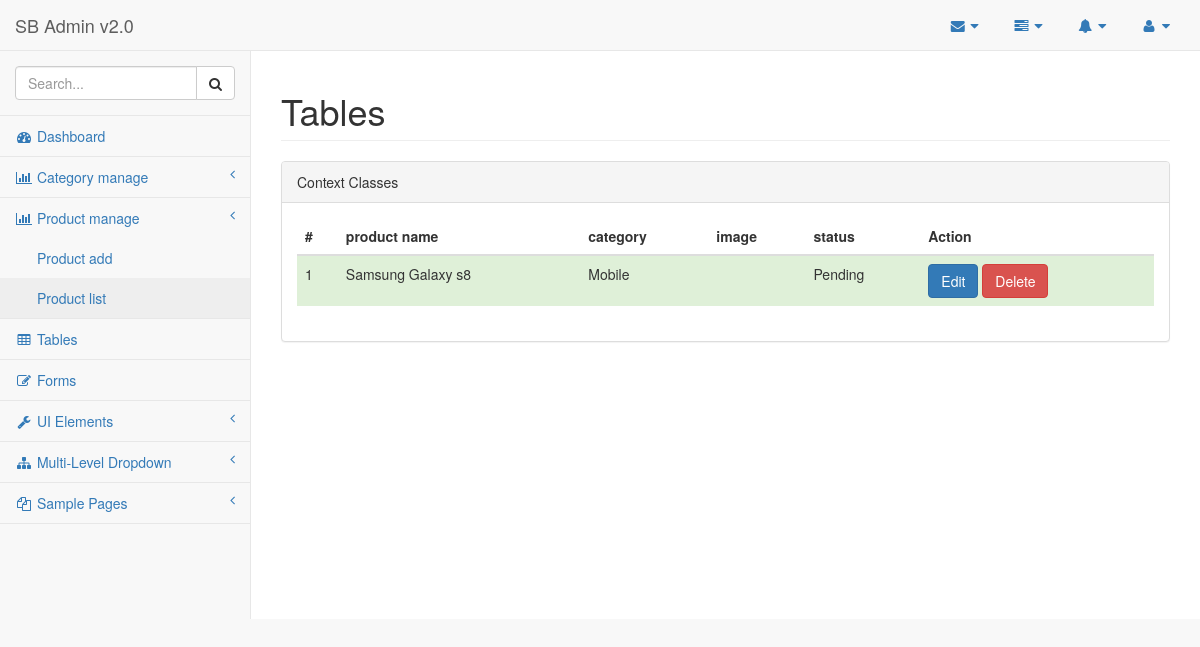
Page /backend/pages/product_list.php on the earlier database version.
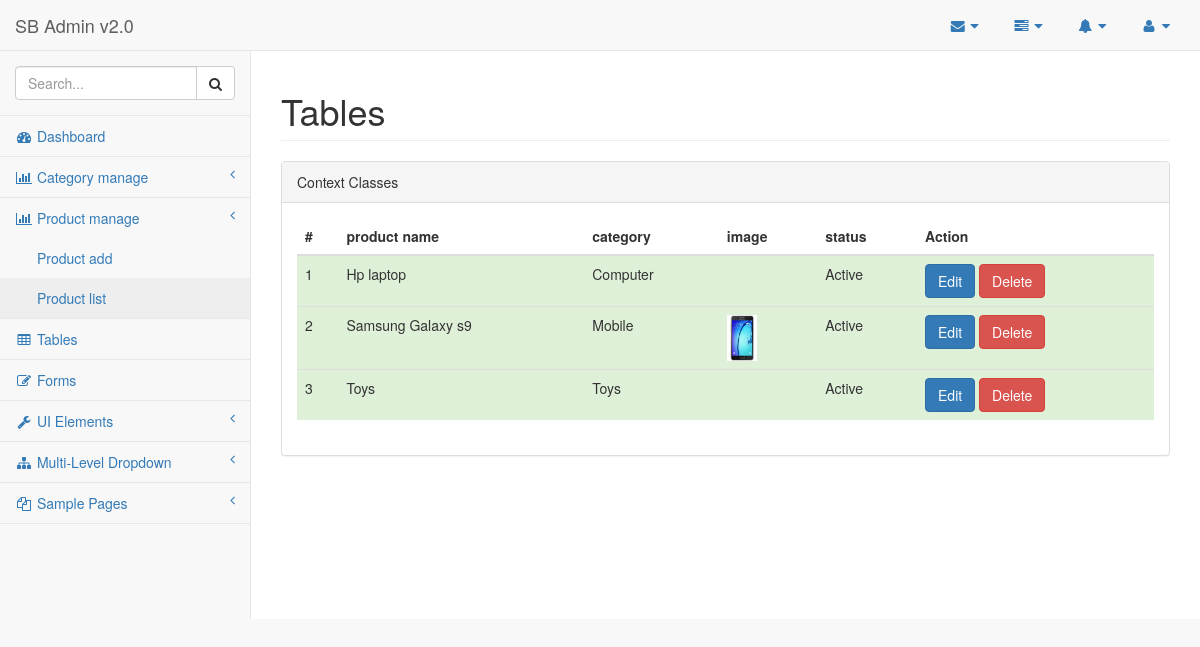
Same page on the later database version.
### tables this page shows
CREATE TABLE `products` (
  `product_id` int(11) NOT NULL,
  `product_name` varchar(50) NOT NULL,
  `product_price` decimal(10,2) NOT NULL,
  `product_image` varchar(250) NOT NULL,
  `product_details` varchar(500) NOT NULL,
  `product_category` int(11) NOT NULL,
  `product_stock_in` int(11) NOT NULL,
  `product_status` tinyint(1) NOT NULL,
  `created_at` timestamp NOT NULL DEFAULT CURRENT_TIMESTAMP,
  `updated_at` timestamp NOT NULL DEFAULT CURRENT_TIMESTAMP
);

CREATE TABLE `categories` (
  `catid` int(11) NOT NULL,
  `category_name` varchar(50) NOT NULL
);

### backend/pages/product_list.php (the view, shortened to what the changed rows need)
<?php
require('connect.php');
 ?>
<!DOCTYPE html>
<html lang="en">
<head>
    <link href="../vendor/bootstrap/css/bootstrap.min.css" rel="stylesheet">
    <link href="../vendor/metisMenu/metisMenu.min.css" rel="stylesheet">
    <link href="../vendor/datatables-plugins/dataTables.bootstrap.css" rel="stylesheet">
    <link href="../vendor/datatables-responsive/dataTables.responsive.css" rel="stylesheet">
    <link href="../dist/css/sb-admin-2.css" rel="stylesheet">
    <link href="../vendor/font-awesome/css/font-awesome.min.css" rel="stylesheet" type="text/css">
</head>
<body>
    <div id="wrapper">
        <div id="page-wrapper">
            <div class="row">
                <div class="col-lg-12">
                    <h1 class="page-header">Tables</h1>
                </div>
            </div>
            <div class="row">
                <div class="col-lg-12">
                    <div class="panel panel-default">
                        <div class="panel-body">
                            <div class="table-responsive" id="category_all">
                                <?php
                                $sql = "SELECT products.*, categories.category_name FROM `products` INNER JOIN categories ON products.product_category = categories.catid ORDER BY products.product_name";
                                $res = mysqli_query($con, $sql);
                                $nums = mysqli_num_rows($res);
                                if($nums >0)
                                {
                                    ?>
                                    <table class="table">
                                    <thead>
                                        <tr>
                                            <th>#</th>
                                            <th>product name</th>
                                            <th>category</th>
                                            <th>image</th>
                                            <th>status</th>
                                            <th>Action</th>
                                        </tr>
                                    </thead>
                                    <tbody>
                                        <?php
                                        $i = 1;
                                        while ($row = mysqli_fetch_assoc($res)) {
                                            ?>
                                             <tr class="success">
                                                <td><?php echo $i; ?></td>
                                                <td><?php echo $row['product_name']; ?></td>
                                                <td><?php echo $row['category_name']; ?></td>
                                                <td>
                                                    <img class="pro_img" src="../../<?php echo $row['product_image']; ?>" alt="">
                                                </td>
                                                <td>
                                                    <?php
                                                if($row['product_status'] ==1)
                                                {
                                                    ?>
                                                    Active
                                                    <?php
                                                }
                                                else
                                                {
                                                    ?>
                                                    Pending
                                                    <?php
                                                }
                                                 ?>
                                                </td>
                                                <td>
                                                    <a class="btn btn-primary" href="product_edit.php?pid=<?php echo $row['product_id']; ?>">Edit</a>
                                                    <a class="btn btn-danger" onclick="confirm_product_delete(<?php echo $row['product_id']; ?>)">Delete</a>
                                                </td>
                                            </tr>
                                            <?php
                                            $i++;
                                        }
                                        ?>
                                    </tbody>
                                </table>
                                    <?php
                                }
                                else
                                {
                                    echo "No record found";
                                }
                                ?>
                            </div>
                        </div>
                    </div>
                </div>
            </div>
        </div>
    </div>
</body>
</html>

Differences in the rows shown:
removed products: product_name "Samsung Galaxy s8", categories.category_name "Mobile", product_status "Pending"
added products: product_name "Hp laptop", categories.category_name "Computer", product_status "Active"
added products: product_name "Samsung Galaxy s9", categories.category_name "Mobile", product_image (picture), product_status "Active"
added products: product_name "Toys", categories.category_name "Toys", product_status "Active"
